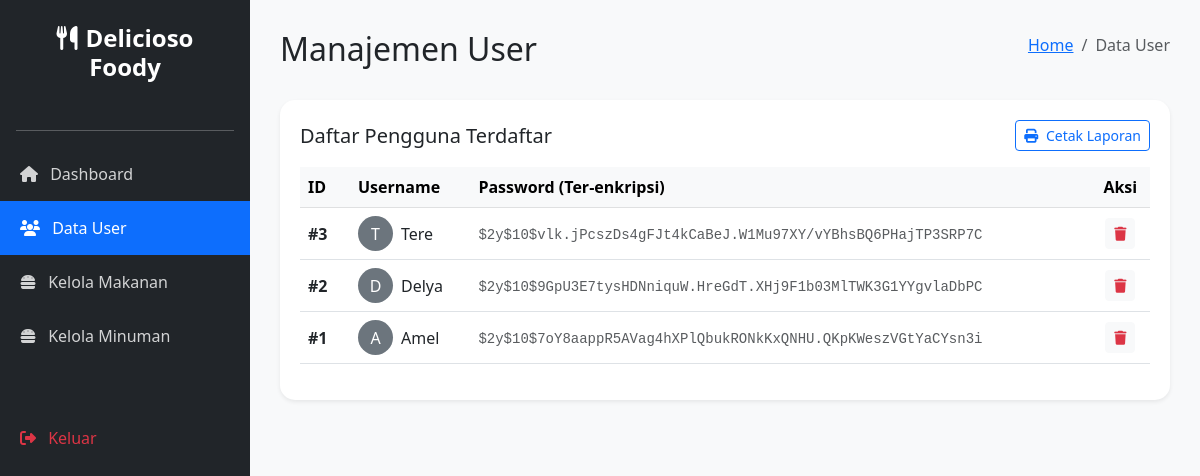
The app's page /admin/infoUser.php (signed in) with its own data.
### tables this page shows
CREATE TABLE `users` (
  `id` int(11) NOT NULL,
  `username` varchar(50) NOT NULL,
  `password` varchar(255) NOT NULL,
  `created_at` timestamp NOT NULL DEFAULT current_timestamp()
);

### admin/infoUser.php (the view, shortened to what this page needs)
<?php
include '../config/config.php';
$result = mysqli_query($conn, "SELECT * FROM users ORDER BY id DESC");
?>
<!DOCTYPE html>
<html lang="id">
<head>
    <link href="https://cdn.jsdelivr.net/npm/bootstrap@5.3.0/dist/css/bootstrap.min.css" rel="stylesheet">
    <link rel="stylesheet" href="https://cdnjs.cloudflare.com/ajax/libs/font-awesome/6.4.0/css/all.min.css">
</head>
<body>
<div class="sidebar">
    <div class="p-4">
        <h4 class="text-center fw-bold"><i class="fas fa-utensils me-2"></i>Delicioso Foody</h4>
    </div>
    <hr class="mx-3">
    <a href="dashboard.php"><i class="fas fa-home me-2"></i> Dashboard</a>
    <a href="infoUser.php" class="active"><i class="fas fa-users me-2"></i> Data User</a>
    <a href="katalogMakanan/index.php"><i class="fas fa-hamburger me-2"></i> Kelola Makanan</a>
    <a href="../katalogMinuman/index.php"><i class="fas fa-hamburger me-2"></i> Kelola Minuman</a>
    <a href="logout.php" class="text-danger mt-5"><i class="fas fa-sign-out-alt me-2"></i> Keluar</a>
</div>
<div class="content">
    <div class="d-flex justify-content-between align-items-center mb-4">
        <h2>Manajemen User</h2>
        <nav aria-label="breadcrumb">
            <ol class="breadcrumb">
                <li class="breadcrumb-item"><a href="dashboard.php">Home</a></li>
                <li class="breadcrumb-item active">Data User</li>
            </ol>
        </nav>
    </div>
    <div class="table-container shadow-sm">
        <div class="d-flex justify-content-between align-items-center mb-3">
            <h5 class="mb-0">Daftar Pengguna Terdaftar</h5>
            <button class="btn btn-sm btn-outline-primary" onclick="window.print()">
                <i class="fas fa-print me-1"></i> Cetak Laporan
            </button>
        </div>
        <div class="table-responsive">
            <table class="table table-hover align-middle">
                <thead class="table-light">
                    <tr>
                        <th width="50">ID</th>
                        <th>Username</th>
                        <th>Password (Ter-enkripsi)</th>
                        <th class="text-center">Aksi</th>
                    </tr>
                </thead>
                <tbody>
                    <?php while($row = mysqli_fetch_assoc($result)): ?>
                    <tr>
                        <td><strong>#<?php echo $row['id']; ?></strong></td>
                        <td>
                            <div class="d-flex align-items-center">
                                <div class="bg-secondary text-white rounded-circle d-flex align-items-center justify-content-center me-2" style="width: 35px; height: 35px;">
                                    <?php echo strtoupper(substr($row['username'], 0, 1)); ?>
                                </div>
                                <?php echo $row['username']; ?>
                            </div>
                        </td>
                        <td>
                            <small class="text-muted font-monospace text-break">
                                <?php echo $row['password']; ?>
                            </small>
                        </td>
                        <td class="text-center">
                            <button class="btn btn-sm btn-light text-danger" title="Hapus User (Fitur belum aktif)">
                                <i class="fas fa-trash"></i>
                            </button>
                        </td>
                    </tr>
                    <?php endwhile; ?>
                </tbody>
            </table>
        </div>
    </div>
</div>
</body>
</html>

### admin/infoUser.php (style rules this page uses)
body { font-family: 'Segoe UI', sans-serif; background-color: #f8f9fa; }
.sidebar { min-height: 100vh; width: 250px; background: #212529; color: white; position: fixed; }
.sidebar a { color: rgba(255,255,255,0.8); text-decoration: none; padding: 15px 20px; display: block; transition: 0.3s; }
.sidebar a.active { background: #0d6efd; color: white; }
.content { margin-left: 250px; padding: 30px; }
.table-container { background: white; border-radius: 15px; padding: 20px; shadow: 0 4px 6px rgba(0,0,0,0.1); }

### records on screen
users: id "3", username "T", username "Tere", password "$2y$10$vlk.jPcszDs4gFJt4kCaBeJ.W1Mu97XY/vYBhsBQ6PHajTP3SRP7C"
users: id "2", username "D", username "Delya", password "$2y$10$9GpU3E7tysHDNniquW.HreGdT.XHj9F1b03MlTWK3G1YYgvlaDbPC"
users: id "1", username "A", username "Amel", password "$2y$10$7oY8aappR5AVag4hXPlQbukRONkKxQNHU.QKpKWeszVGtYaCYsn3i"
